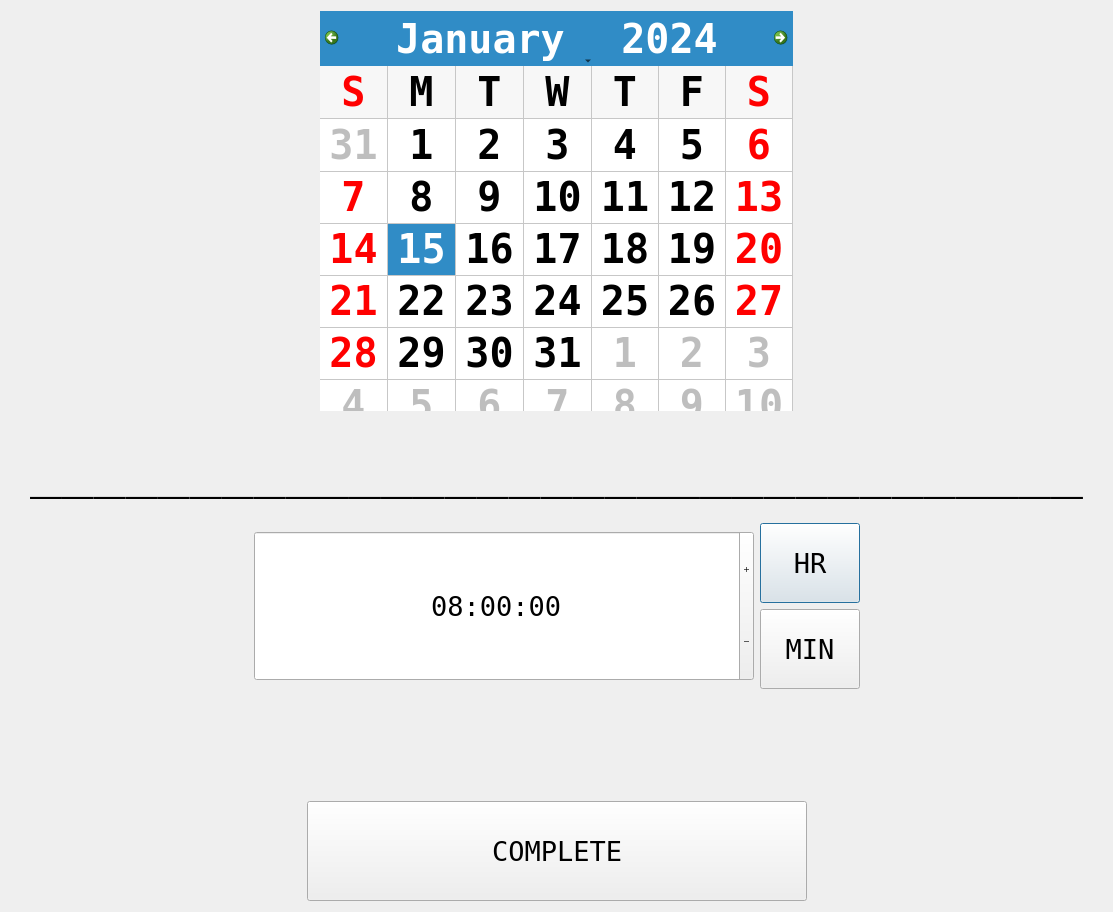
<?xml version="1.0" encoding="UTF-8"?>
<ui version="4.0">
 <class>QuickTimeGet</class>
 <widget class="QDialog" name="QuickTimeGet">
  <property name="geometry">
   <rect>
    <x>0</x>
    <y>0</y>
    <width>1113</width>
    <height>794</height>
   </rect>
  </property>
  <property name="font">
   <font>
    <family>Terminal</family>
   </font>
  </property>
  <property name="windowTitle">
   <string>Dialog</string>
  </property>
  <layout class="QVBoxLayout" name="verticalLayout_5">
   <item>
    <layout class="QVBoxLayout" name="verticalLayout">
     <item>
      <layout class="QHBoxLayout" name="horizontalLayout_2">
       <item>
        <spacer name="horizontalSpacer_4">
         <property name="orientation">
          <enum>Qt::Horizontal</enum>
         </property>
         <property name="sizeHint" stdset="0">
          <size>
           <width>40</width>
           <height>20</height>
          </size>
         </property>
        </spacer>
       </item>
       <item>
        <widget class="QCalendarWidget" name="calendarWidget">
         <property name="minimumSize">
          <size>
           <width>0</width>
           <height>400</height>
          </size>
         </property>
         <property name="maximumSize">
          <size>
           <width>1200</width>
           <height>600</height>
          </size>
         </property>
         <property name="font">
          <font>
           <pointsize>30</pointsize>
           <weight>75</weight>
           <bold>true</bold>
          </font>
         </property>
         <property name="layoutDirection">
          <enum>Qt::LeftToRight</enum>
         </property>
         <property name="minimumDate">
          <date>
           <year>2017</year>
           <month>9</month>
           <day>24</day>
          </date>
         </property>
         <property name="firstDayOfWeek">
          <enum>Qt::Sunday</enum>
         </property>
         <property name="gridVisible">
          <bool>true</bool>
         </property>
         <property name="horizontalHeaderFormat">
          <enum>QCalendarWidget::SingleLetterDayNames</enum>
         </property>
         <property name="verticalHeaderFormat">
          <enum>QCalendarWidget::NoVerticalHeader</enum>
         </property>
        </widget>
       </item>
       <item>
        <spacer name="horizontalSpacer_3">
         <property name="orientation">
          <enum>Qt::Horizontal</enum>
         </property>
         <property name="sizeHint" stdset="0">
          <size>
           <width>40</width>
           <height>20</height>
          </size>
         </property>
        </spacer>
       </item>
      </layout>
     </item>
     <item>
      <widget class="QWidget" name="widget_2" native="true">
       <property name="minimumSize">
        <size>
         <width>0</width>
         <height>100</height>
        </size>
       </property>
       <layout class="QVBoxLayout" name="verticalLayout_4">
        <item>
         <widget class="QLabel" name="label">
          <property name="font">
           <font>
            <pointsize>40</pointsize>
           </font>
          </property>
          <property name="text">
           <string>_________________________________</string>
          </property>
          <property name="alignment">
           <set>Qt::AlignCenter</set>
          </property>
         </widget>
        </item>
       </layout>
      </widget>
     </item>
     <item>
      <layout class="QHBoxLayout" name="horizontalLayout">
       <item>
        <spacer name="horizontalSpacer">
         <property name="orientation">
          <enum>Qt::Horizontal</enum>
         </property>
         <property name="sizeHint" stdset="0">
          <size>
           <width>40</width>
           <height>20</height>
          </size>
         </property>
        </spacer>
       </item>
       <item>
        <widget class="QTimeEdit" name="timeEdit">
         <property name="sizePolicy">
          <sizepolicy hsizetype="Maximum" vsizetype="Fixed">
           <horstretch>0</horstretch>
           <verstretch>0</verstretch>
          </sizepolicy>
         </property>
         <property name="minimumSize">
          <size>
           <width>500</width>
           <height>150</height>
          </size>
         </property>
         <property name="font">
          <font>
           <pointsize>20</pointsize>
          </font>
         </property>
         <property name="alignment">
          <set>Qt::AlignCenter</set>
         </property>
         <property name="buttonSymbols">
          <enum>QAbstractSpinBox::PlusMinus</enum>
         </property>
         <property name="time">
          <time>
           <hour>8</hour>
           <minute>0</minute>
           <second>0</second>
          </time>
         </property>
        </widget>
       </item>
       <item>
        <layout class="QVBoxLayout" name="verticalLayout_2">
         <item>
          <widget class="QPushButton" name="hourButton">
           <property name="minimumSize">
            <size>
             <width>100</width>
             <height>80</height>
            </size>
           </property>
           <property name="font">
            <font>
             <pointsize>20</pointsize>
            </font>
           </property>
           <property name="text">
            <string>HR</string>
           </property>
          </widget>
         </item>
         <item>
          <widget class="QPushButton" name="minuteButton">
           <property name="minimumSize">
            <size>
             <width>100</width>
             <height>80</height>
            </size>
           </property>
           <property name="font">
            <font>
             <pointsize>20</pointsize>
            </font>
           </property>
           <property name="text">
            <string>MIN</string>
           </property>
          </widget>
         </item>
        </layout>
       </item>
       <item>
        <spacer name="horizontalSpacer_2">
         <property name="orientation">
          <enum>Qt::Horizontal</enum>
         </property>
         <property name="sizeHint" stdset="0">
          <size>
           <width>40</width>
           <height>20</height>
          </size>
         </property>
        </spacer>
       </item>
      </layout>
     </item>
     <item>
      <widget class="QWidget" name="widget" native="true">
       <property name="minimumSize">
        <size>
         <width>0</width>
         <height>100</height>
        </size>
       </property>
       <layout class="QVBoxLayout" name="verticalLayout_3">
        <item>
         <widget class="QLabel" name="editingLabel">
          <property name="font">
           <font>
            <pointsize>30</pointsize>
           </font>
          </property>
          <property name="text">
           <string/>
          </property>
          <property name="alignment">
           <set>Qt::AlignCenter</set>
          </property>
         </widget>
        </item>
       </layout>
       <zorder>horizontalLayoutWidget_2</zorder>
       <zorder>editingLabel</zorder>
      </widget>
     </item>
     <item>
      <layout class="QHBoxLayout" name="horizontalLayout_3">
       <item>
        <spacer name="horizontalSpacer_5">
         <property name="orientation">
          <enum>Qt::Horizontal</enum>
         </property>
         <property name="sizeHint" stdset="0">
          <size>
           <width>40</width>
           <height>20</height>
          </size>
         </property>
        </spacer>
       </item>
       <item>
        <widget class="QPushButton" name="completeButton">
         <property name="minimumSize">
          <size>
           <width>500</width>
           <height>100</height>
          </size>
         </property>
         <property name="font">
          <font>
           <pointsize>20</pointsize>
          </font>
         </property>
         <property name="text">
          <string>COMPLETE</string>
         </property>
        </widget>
       </item>
       <item>
        <spacer name="horizontalSpacer_6">
         <property name="orientation">
          <enum>Qt::Horizontal</enum>
         </property>
         <property name="sizeHint" stdset="0">
          <size>
           <width>40</width>
           <height>20</height>
          </size>
         </property>
        </spacer>
       </item>
      </layout>
     </item>
    </layout>
   </item>
  </layout>
 </widget>
 <resources/>
 <connections/>
</ui>
